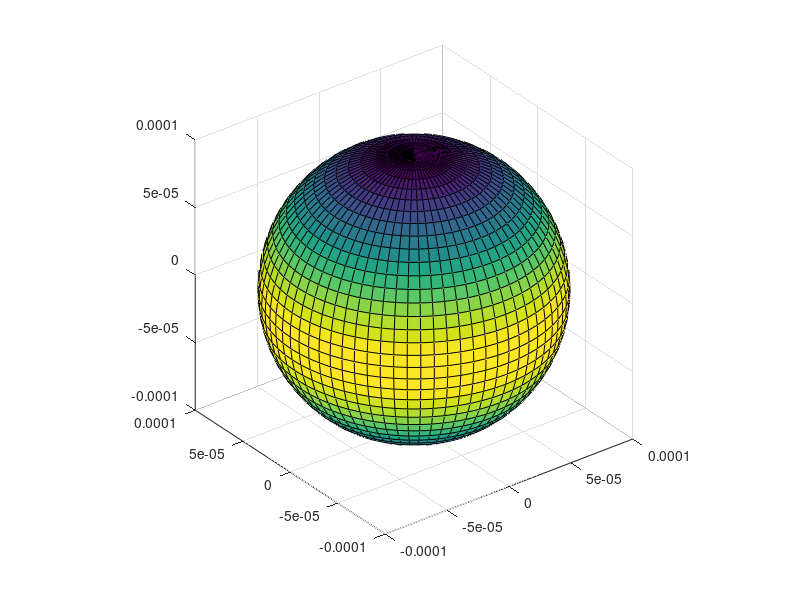

MATLAB code to generate this figure:
% Problem - jakie siły (co do wartości) występują gdy
% w specyficzny sposób umocujemy małą kulkę na sprężynkach?

a = 0.50; % metry
b = 0.50; % metry
c = 0.20; % metry

k = 1000; % N/m

L0 = 0.5 * sqrt(a.^2 + b.^2 + c.^2); % długość spężynki

delta = 1E-4;

[theta, phi] = meshgrid(0:5:180, 0:5:360);

x = delta .* sind(theta) .* cosd(phi);
y = delta .* sind(theta) .* sind(phi);
z = delta .* cosd(theta);

dU = zeros(size(x));

xs = -a/2; ys = -b/2; zs = -c/2;
L = sqrt((x - xs).^2 + (y - ys).^2 + (z - zs).^2);
dL = L - L0;
dU = dU + k/2 * dL.^2;            

xs = +a/2; ys = -b/2; zs = -c/2;
L = sqrt((x - xs).^2 + (y - ys).^2 + (z - zs).^2);
dL = L - L0;
dU = dU + k/2 * dL.^2;            

xs = -a/2; ys = +b/2; zs = -c/2;
L = sqrt((x - xs).^2 + (y - ys).^2 + (z - zs).^2);
dL = L - L0;
dU = dU + k/2 * dL.^2;            

xs = +a/2; ys = +b/2; zs = -c/2;
L = sqrt((x - xs).^2 + (y - ys).^2 + (z - zs).^2);
dL = L - L0;
dU = dU + k/2 * dL.^2;            

xs = -a/2; ys = -b/2; zs = +c/2;
L = sqrt((x - xs).^2 + (y - ys).^2 + (z - zs).^2);
dL = L - L0;
dU = dU + k/2 * dL.^2;            

xs = +a/2; ys = -b/2; zs = +c/2;
L = sqrt((x - xs).^2 + (y - ys).^2 + (z - zs).^2);
dL = L - L0;
dU = dU + k/2 * dL.^2;            

xs = -a/2; ys = +b/2; zs = +c/2;
L = sqrt((x - xs).^2 + (y - ys).^2 + (z - zs).^2);
dL = L - L0;
dU = dU + k/2 * dL.^2;            

xs = +a/2; ys = +b/2; zs = +c/2;
L = sqrt((x - xs).^2 + (y - ys).^2 + (z - zs).^2);
dL = L - L0;
dU = dU + k/2 * dL.^2;            

F = abs(- dU ./ delta);

surf(x, y, z, F);
axis equal;
